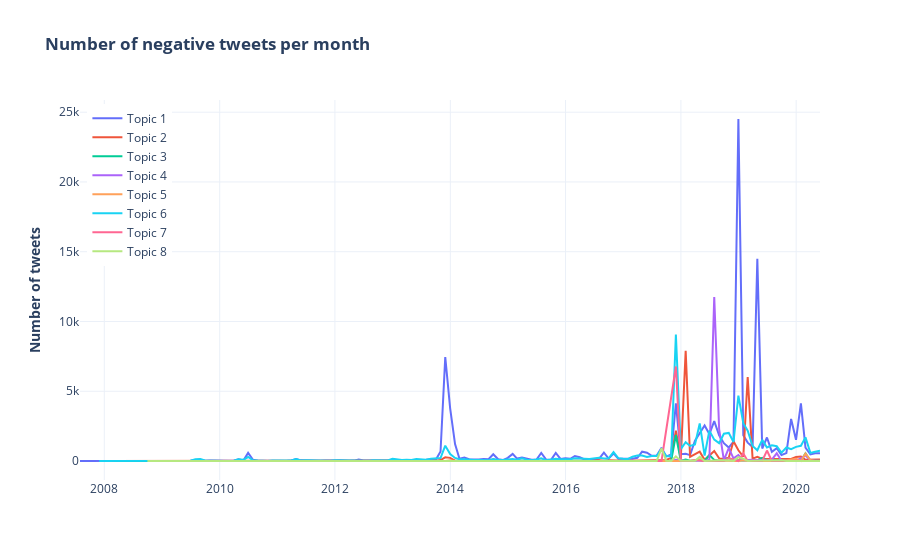

Notebook code for this chart:
### Code cell
import plotly.graph_objects as go
fig = go.Figure()
for i in range(1,9):
    fig.add_trace(
        go.Scatter(x=data_tweetnlp[(data_tweetnlp.tweetnlp_sentiment_label == 'negative') & (data_tweetnlp.topic == i)].created_at, y=data_tweetnlp[(data_tweetnlp.tweetnlp_sentiment_label == 'negative') & (data_tweetnlp.topic == i)].status_id, name=f'Topic {i}')
    )
fig.update_layout(legend=dict(
    yanchor="top",
    y=0.99,
    xanchor="left",
    x=0.01
), template='plotly_white', title='<b>Number of negative tweets per month</b>')
fig.update_yaxes(title='<b>Number of tweets</b>')
write_html(fig, 'en-sentiment-topic-negative')
fig
